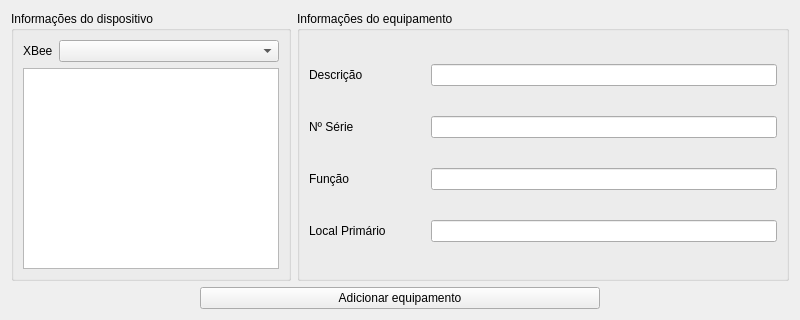
<?xml version="1.0" encoding="UTF-8"?>
<ui version="4.0">
 <class>AddEquipment</class>
 <widget class="QWidget" name="AddEquipment">
  <property name="geometry">
   <rect>
    <x>0</x>
    <y>0</y>
    <width>800</width>
    <height>320</height>
   </rect>
  </property>
  <property name="sizePolicy">
   <sizepolicy hsizetype="Fixed" vsizetype="Fixed">
    <horstretch>0</horstretch>
    <verstretch>0</verstretch>
   </sizepolicy>
  </property>
  <property name="minimumSize">
   <size>
    <width>800</width>
    <height>320</height>
   </size>
  </property>
  <property name="maximumSize">
   <size>
    <width>800</width>
    <height>320</height>
   </size>
  </property>
  <property name="windowTitle">
   <string>Adicionar Equipamento</string>
  </property>
  <layout class="QVBoxLayout" name="verticalLayout_3">
   <item>
    <layout class="QHBoxLayout" name="horizontalLayout_3" stretch="0,1">
     <property name="sizeConstraint">
      <enum>QLayout::SetFixedSize</enum>
     </property>
     <item>
      <layout class="QHBoxLayout" name="horizontalLayout_2">
       <item>
        <widget class="QGroupBox" name="groupBox">
         <property name="title">
          <string>Informações do dispositivo</string>
         </property>
         <layout class="QVBoxLayout" name="verticalLayout_4">
          <item>
           <layout class="QHBoxLayout" name="horizontalLayout_4">
            <item>
             <widget class="QLabel" name="label">
              <property name="text">
               <string>XBee</string>
              </property>
             </widget>
            </item>
            <item>
             <widget class="QComboBox" name="cbx_xbees">
              <property name="sizePolicy">
               <sizepolicy hsizetype="Preferred" vsizetype="Fixed">
                <horstretch>1</horstretch>
                <verstretch>0</verstretch>
               </sizepolicy>
              </property>
             </widget>
            </item>
           </layout>
          </item>
          <item>
           <widget class="QListWidget" name="list_xbees"/>
          </item>
         </layout>
        </widget>
       </item>
      </layout>
     </item>
     <item>
      <layout class="QHBoxLayout" name="horizontalLayout">
       <item>
        <widget class="QGroupBox" name="groupBox_2">
         <property name="title">
          <string>Informações do equipamento</string>
         </property>
         <layout class="QVBoxLayout" name="verticalLayout_5">
          <item>
           <layout class="QHBoxLayout" name="horizontalLayout_9">
            <item>
             <widget class="QLabel" name="label_2">
              <property name="sizePolicy">
               <sizepolicy hsizetype="Preferred" vsizetype="Preferred">
                <horstretch>1</horstretch>
                <verstretch>0</verstretch>
               </sizepolicy>
              </property>
              <property name="text">
               <string>Descrição</string>
              </property>
             </widget>
            </item>
            <item>
             <widget class="QLineEdit" name="ledit_descritpion">
              <property name="sizePolicy">
               <sizepolicy hsizetype="Preferred" vsizetype="Fixed">
                <horstretch>3</horstretch>
                <verstretch>0</verstretch>
               </sizepolicy>
              </property>
              <property name="baseSize">
               <size>
                <width>0</width>
                <height>0</height>
               </size>
              </property>
             </widget>
            </item>
           </layout>
          </item>
          <item>
           <layout class="QHBoxLayout" name="horizontalLayout_12">
            <item>
             <widget class="QLabel" name="label_3">
              <property name="sizePolicy">
               <sizepolicy hsizetype="Preferred" vsizetype="Preferred">
                <horstretch>1</horstretch>
                <verstretch>0</verstretch>
               </sizepolicy>
              </property>
              <property name="text">
               <string>Nº Série</string>
              </property>
             </widget>
            </item>
            <item>
             <widget class="QLineEdit" name="ledit_nserie">
              <property name="sizePolicy">
               <sizepolicy hsizetype="Preferred" vsizetype="Fixed">
                <horstretch>3</horstretch>
                <verstretch>0</verstretch>
               </sizepolicy>
              </property>
              <property name="baseSize">
               <size>
                <width>5</width>
                <height>0</height>
               </size>
              </property>
             </widget>
            </item>
           </layout>
          </item>
          <item>
           <layout class="QHBoxLayout" name="horizontalLayout_10">
            <item>
             <widget class="QLabel" name="label_4">
              <property name="sizePolicy">
               <sizepolicy hsizetype="Preferred" vsizetype="Preferred">
                <horstretch>1</horstretch>
                <verstretch>0</verstretch>
               </sizepolicy>
              </property>
              <property name="text">
               <string>Função</string>
              </property>
             </widget>
            </item>
            <item>
             <widget class="QLineEdit" name="ledit_function">
              <property name="sizePolicy">
               <sizepolicy hsizetype="Preferred" vsizetype="Fixed">
                <horstretch>3</horstretch>
                <verstretch>0</verstretch>
               </sizepolicy>
              </property>
              <property name="baseSize">
               <size>
                <width>5</width>
                <height>0</height>
               </size>
              </property>
             </widget>
            </item>
           </layout>
          </item>
          <item>
           <layout class="QHBoxLayout" name="horizontalLayout_11">
            <item>
             <widget class="QLabel" name="label_5">
              <property name="sizePolicy">
               <sizepolicy hsizetype="Preferred" vsizetype="Preferred">
                <horstretch>1</horstretch>
                <verstretch>0</verstretch>
               </sizepolicy>
              </property>
              <property name="text">
               <string>Local Primário</string>
              </property>
             </widget>
            </item>
            <item>
             <widget class="QLineEdit" name="ledit_primary_place">
              <property name="sizePolicy">
               <sizepolicy hsizetype="Preferred" vsizetype="Fixed">
                <horstretch>3</horstretch>
                <verstretch>0</verstretch>
               </sizepolicy>
              </property>
             </widget>
            </item>
           </layout>
          </item>
         </layout>
        </widget>
       </item>
      </layout>
     </item>
    </layout>
   </item>
   <item>
    <layout class="QVBoxLayout" name="verticalLayout_2" stretch="0">
     <property name="sizeConstraint">
      <enum>QLayout::SetFixedSize</enum>
     </property>
     <item alignment="Qt::AlignHCenter">
      <widget class="QPushButton" name="btn_btn_add_equipment">
       <property name="sizePolicy">
        <sizepolicy hsizetype="Minimum" vsizetype="Fixed">
         <horstretch>0</horstretch>
         <verstretch>0</verstretch>
        </sizepolicy>
       </property>
       <property name="minimumSize">
        <size>
         <width>400</width>
         <height>0</height>
        </size>
       </property>
       <property name="maximumSize">
        <size>
         <width>400</width>
         <height>16777215</height>
        </size>
       </property>
       <property name="text">
        <string>Adicionar equipamento</string>
       </property>
      </widget>
     </item>
    </layout>
   </item>
  </layout>
 </widget>
 <resources/>
 <connections/>
</ui>
